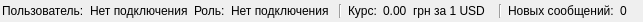
<?xml version="1.0" encoding="UTF-8"?>
<ui version="4.0">
 <class>Status</class>
 <widget class="QWidget" name="Status">
  <property name="geometry">
   <rect>
    <x>0</x>
    <y>0</y>
    <width>605</width>
    <height>22</height>
   </rect>
  </property>
  <property name="windowTitle">
   <string>Form</string>
  </property>
  <layout class="QHBoxLayout" name="horizontalLayout">
   <property name="margin">
    <number>2</number>
   </property>
   <item>
    <widget class="QLabel" name="label">
     <property name="text">
      <string>Пользователь:</string>
     </property>
    </widget>
   </item>
   <item>
    <widget class="QLabel" name="name">
     <property name="text">
      <string>Нет подключения</string>
     </property>
    </widget>
   </item>
   <item>
    <widget class="QLabel" name="label_2">
     <property name="text">
      <string>Роль:</string>
     </property>
    </widget>
   </item>
   <item>
    <widget class="QLabel" name="role">
     <property name="text">
      <string>Нет подключения</string>
     </property>
    </widget>
   </item>
   <item>
    <widget class="QGroupBox" name="rateBox">
     <property name="styleSheet">
      <string notr="true">QGroupBox {border: 0px}</string>
     </property>
     <property name="title">
      <string/>
     </property>
     <property name="flat">
      <bool>false</bool>
     </property>
     <layout class="QHBoxLayout" name="horizontalLayout_4">
      <property name="leftMargin">
       <number>4</number>
      </property>
      <property name="topMargin">
       <number>2</number>
      </property>
      <property name="rightMargin">
       <number>4</number>
      </property>
      <property name="bottomMargin">
       <number>2</number>
      </property>
      <item>
       <widget class="Line" name="line">
        <property name="orientation">
         <enum>Qt::Vertical</enum>
        </property>
       </widget>
      </item>
      <item>
       <widget class="QLabel" name="label_3">
        <property name="text">
         <string>Курс:</string>
        </property>
       </widget>
      </item>
      <item>
       <widget class="QLabel" name="currencyRate">
        <property name="text">
         <string>0.00</string>
        </property>
       </widget>
      </item>
      <item>
       <widget class="QLabel" name="label_4">
        <property name="text">
         <string>грн за 1 USD</string>
        </property>
       </widget>
      </item>
     </layout>
    </widget>
   </item>
   <item>
    <widget class="QGroupBox" name="messageBox">
     <property name="styleSheet">
      <string notr="true">QGroupBox {border: 0px}</string>
     </property>
     <property name="title">
      <string/>
     </property>
     <property name="flat">
      <bool>false</bool>
     </property>
     <layout class="QHBoxLayout" name="horizontalLayout_5">
      <property name="leftMargin">
       <number>4</number>
      </property>
      <property name="topMargin">
       <number>2</number>
      </property>
      <property name="rightMargin">
       <number>4</number>
      </property>
      <property name="bottomMargin">
       <number>2</number>
      </property>
      <item>
       <widget class="Line" name="line_3">
        <property name="orientation">
         <enum>Qt::Vertical</enum>
        </property>
       </widget>
      </item>
      <item>
       <widget class="QLabel" name="label_5">
        <property name="text">
         <string>Новых сообщений:</string>
        </property>
       </widget>
      </item>
      <item>
       <widget class="QLabel" name="newMessagesAmount">
        <property name="text">
         <string>0</string>
        </property>
       </widget>
      </item>
     </layout>
    </widget>
   </item>
   <item>
    <spacer name="horizontalSpacer_4">
     <property name="orientation">
      <enum>Qt::Horizontal</enum>
     </property>
     <property name="sizeType">
      <enum>QSizePolicy::Fixed</enum>
     </property>
     <property name="sizeHint" stdset="0">
      <size>
       <width>10</width>
       <height>18</height>
      </size>
     </property>
    </spacer>
   </item>
  </layout>
 </widget>
 <resources/>
 <connections/>
</ui>
